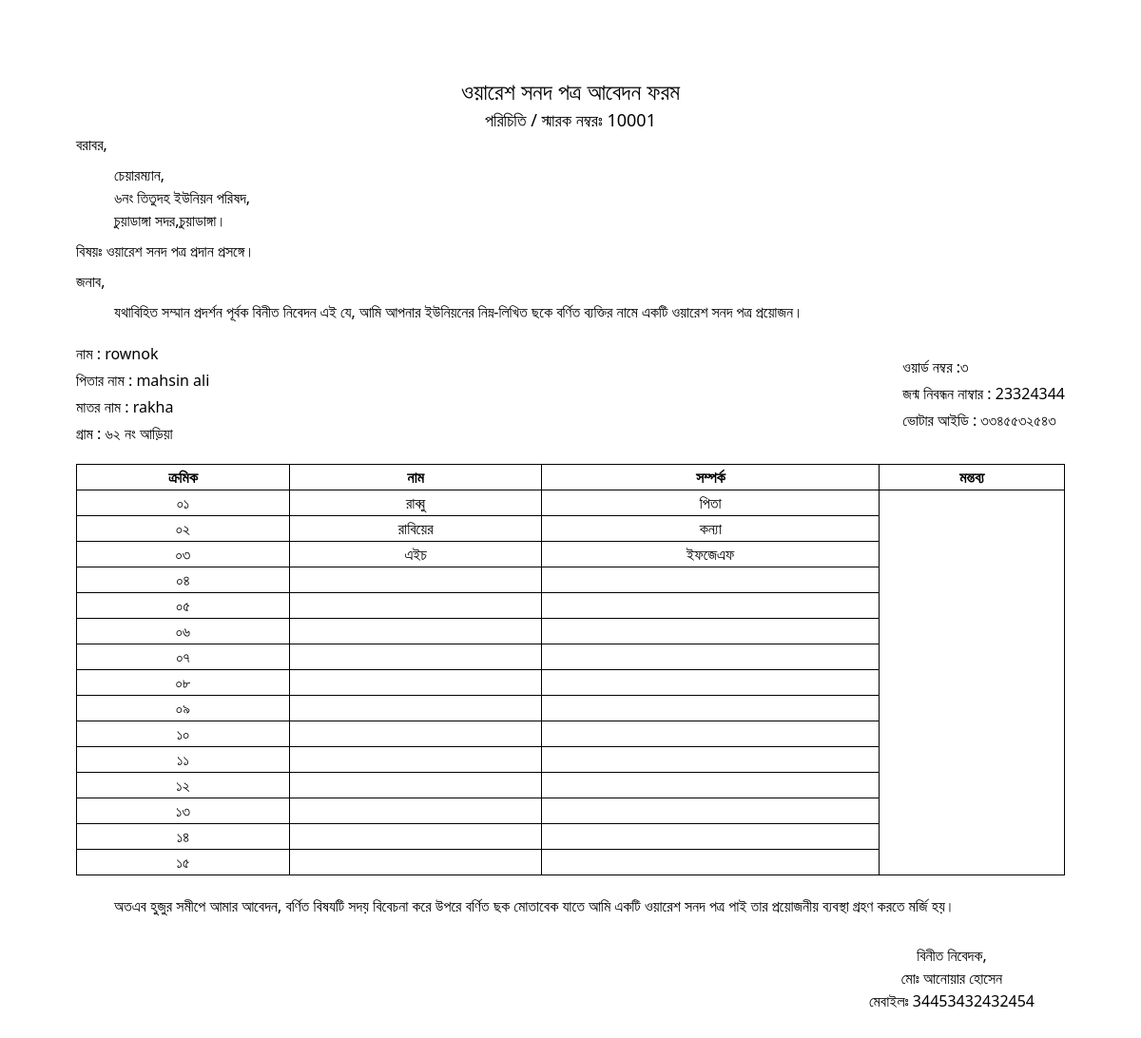
Screenshot of /waresabedonreport.php?id=2 (signed in) with the database file from the repository.
### tables this page shows
CREATE TABLE `wares` (
  `id` int(11) NOT NULL,
  `sarok` varchar(255) NOT NULL,
  `name` varchar(255) NOT NULL,
  `fathername` varchar(255) NOT NULL,
  `mothername` varchar(255) NOT NULL,
  `gram` varchar(255) NOT NULL,
  `word` varchar(255) NOT NULL,
  `deathno` varchar(255) NOT NULL,
  `voterid` varchar(255) NOT NULL,
  `mobileno` varchar(255) NOT NULL,
  `aname` varchar(255) NOT NULL,
  `w1` varchar(255) DEFAULT NULL,
  `w2` varchar(255) DEFAULT NULL,
  `w3` varchar(255) DEFAULT NULL,
  `w4` varchar(255) DEFAULT NULL,
  `w5` varchar(255) DEFAULT NULL,
  `w6` varchar(255) DEFAULT NULL,
  `w7` varchar(255) DEFAULT NULL,
  `w8` varchar(255) DEFAULT NULL,
  `w9` varchar(255) DEFAULT NULL,
  `w10` varchar(255) DEFAULT NULL,
  `w11` varchar(255) DEFAULT NULL,
  `w12` varchar(255) DEFAULT NULL,
  `w13` varchar(255) DEFAULT NULL,
  `w14` varchar(255) DEFAULT NULL,
  `w15` varchar(255) DEFAULT NULL,
  `r1` varchar(255) DEFAULT NULL,
  `r2` varchar(255) DEFAULT NULL,
  `r3` varchar(255) DEFAULT NULL,
  `r4` varchar(255) DEFAULT NULL,
  `r5` varchar(255) DEFAULT NULL,
  `r6` varchar(255) DEFAULT NULL,
  `r7` varchar(255) DEFAULT NULL,
  `r8` varchar(255) DEFAULT NULL,
  `r9` varchar(255) DEFAULT NULL,
  `r10` varchar(255) DEFAULT NULL,
  `r11` varchar(255) DEFAULT NULL,
  `r12` varchar(255) DEFAULT NULL,
  `r13` varchar(255) DEFAULT NULL,
  `r14` varchar(255) DEFAULT NULL,
  `r15` varchar(255) DEFAULT NULL
);

### waresabedonreport.php (the view, shortened to what this page needs)
<?php
  include '_dbconnect.php';
  if (isset($_REQUEST['id'])) {
    $rid=$_REQUEST['id'];
    $query="SELECT * FROM `wares` WHERE id=$rid";
    $poriciti=mysqli_query($con,$query);
    $result=mysqli_fetch_array($poriciti);
}
?>
<!DOCTYPE html>
<html lang="en" dir="ltr">
<head>
    <script src="https://cdn.tailwindcss.com"></script>
</head>
<body class='bg-white mb-10'>
<div class='px-20 py-20 relative'>
<?php
                   $rid= $result['sarok'];
                   $name= $result['name'];
                   $fathername= $result['fathername'];
                   $mothername= $result['mothername'];
                   $gram= $result['gram'];
                   $word= $result['word'];
                   $birthno= $result['deathno'];
                   $voterid= $result['voterid'];
                   $mobileno= $result['mobileno'];
                   $w1= $result['w1'];
                   $w2= $result['w2'];
                   $w3= $result['w3'];
                   $w4= $result['w4'];
                   $w5= $result['w5'];
                   $w6= $result['w6'];
                   $w7= $result['w7'];
                   $w8= $result['w8'];
                   $w9= $result['w9'];
                   $w10= $result['w10'];
                   $w11= $result['w11'];
                   $w12= $result['w12'];
                   $w13= $result['w13'];
                   $w14= $result['w14'];
                   $w15= $result['w15'];
                   $r1= $result['r1'];
                   $r2= $result['r2'];
                   $r3= $result['r3'];
                   $r4= $result['r4'];
                   $r5= $result['r5'];
                   $r6= $result['r6'];
                   $r7= $result['r7'];
                   $r8= $result['r8'];
                   $r9= $result['r9'];
                   $r10= $result['r10'];
                   $r11= $result['r11'];
                   $r12= $result['r12'];
                   $r13= $result['r13'];
                   $r14= $result['r14'];
                   $r15= $result['r15'];
                    ?>
<p class='text-center font-medium text-2xl'>ওয়ারেশ সনদ পত্র আবেদন ফরম</p>
<p class='text-center font-medium text-lg'>পরিচিতি / স্মারক নম্বরঃ <span><?= $rid ?></span></p>
<p>বরাবর,</p>
<p class="ml-10 my-2">চেয়ারম্যান, <br>
৬নং তিতুদহ ইউনিয়ন পরিষদ, <br>
চুয়াডাঙ্গা সদর,চুয়াডাঙ্গা।
</p>
<p>বিষয়ঃ ওয়ারেশ সনদ পত্র প্রদান প্রসঙ্গে।</p>
<p class='my-2'>জনাব,</p>
<p class="ml-10 my-2">যথাবিহিত সম্মান প্রদর্শন পূর্বক বিনীত নিবেদন এই যে, আমি আপনার ইউনিয়নের  নিম্ন-লিখিত ছকে বর্ণিত ব্যক্তির নামে একটি ওয়ারেশ  সনদ পত্র প্রয়োজন।</p>
<div class='flex justify-between items-center my-5'>
        <div class="space-y-1">
        <p class=''> নাম : <span><?= $name ?></span> </p>
            <p class=''>পিতার নাম : <span><?= $fathername ?></span> </p>
            <p class=''>মাতর নাম : <span><?= $mothername ?></span> </p>
            <p class=''>গ্রাম : <span><?= $gram ?></span> </p>
        </div>
        <div class="space-y-1">
        <p class=''>ওয়ার্ড নম্বর :<span><?= $word ?></span>  </p>
            <p class=''>জন্ম নিবন্ধন নাম্বার : <span><?= $birthno ?></span>  </p>
            <p class=''>ভোটার আইডি : <span><?= $voterid ?></span> </p>
        </div>
</div>
<table class='w-full table border border-black rounded-lg'>
        <thead>
            <tr>
                <th class='border border-black'>ক্রমিক</th>
                <th class='border border-black'>নাম</th>
                <th class='border border-black'>সম্পর্ক</th>
                <th class='border border-black'>মন্তব্য</th>
            </tr>
        </thead>
        <tbody>
            <tr>
                <td class='border border-black text-center'>০১</td>
                <td class='border border-black text-center'><?= $w1 ?></td>
                <td class='border border-black text-center'><?= $r1 ?></td>
            </tr>
            <tr>
                <td class='border border-black text-center'>০২</td>
                <td class='border border-black text-center'><?= $w2 ?></td>
                <td class='border border-black text-center'><?= $r2 ?></td>
            </tr>
            <tr>
                <td class='border border-black text-center'>০৩</td>
                <td class='border border-black text-center'><?= $w3 ?></td>
                <td class='border border-black text-center'><?= $r3 ?></td>
            </tr>
            <tr>
                <td class='border border-black text-center'>০৪</td>
                <td class='border border-black text-center'><?= $w4 ?></td>
                <td class='border border-black text-center'><?= $r4 ?></td>
            </tr>
            <tr>
                <td class='border border-black text-center'>০৫</td>
                <td class='border border-black text-center'><?= $w5 ?></td>
                <td class='border border-black text-center'><?= $r5 ?></td>
            </tr>
            <tr>
                <td class='border border-black text-center'>০৬</td>
                <td class='border border-black text-center'><?= $w6 ?></td>
                <td class='border border-black text-center'><?= $r6 ?></td>
            </tr>
            <tr>
                <td class='border border-black text-center'>০৭</td>
                <td class='border border-black text-center'><?= $w7 ?></td>
                <td class='border border-black text-center'><?= $r7 ?></td>
            </tr>
            <tr>
                <td class='border border-black text-center'>০৮</td>
                <td class='border border-black text-center'><?= $w8 ?></td>
                <td class='border border-black text-center'><?= $r8 ?></td>
            </tr>
            <tr>
                <td class='border border-black text-center'>০৯</td>
                <td class='border border-black text-center'><?= $w9 ?></td>
                <td class='border border-black text-center'><?= $r9 ?></td>
            </tr>
            <tr>
                <td class='border border-black text-center'>১০</td>
                <td class='border border-black text-center'><?= $w10 ?></td>
                <td class='border border-black text-center'><?= $r10 ?></td>
            </tr>
            <tr>
                <td class='border border-black text-center'>১১</td>
                <td class='border border-black text-center'><?= $w11 ?></td>
                <td class='border border-black text-center'><?= $r11 ?></td>
            </tr>
            <tr>
                <td class='border border-black text-center'>১২</td>
                <td class='border border-black text-center'><?= $w12 ?></td>
                <td class='border border-black text-center'><?= $r12 ?></td>
            </tr>
            <tr>
                <td class='border border-black text-center'>১৩</td>
                <td class='border border-black text-center'><?= $w13 ?></td>
                <td class='border border-black text-center'><?= $r13 ?></td>
            </tr>
            <tr>
                <td class='border border-black text-center'>১৪</td>
                <td class='border border-black text-center'><?= $w14 ?></td>
                <td class='border border-black text-center'><?= $r14 ?></td>
            </tr>
            <tr>
                <td class='border border-black text-center'>১৫</td>
                <td class='border border-black text-center'><?= $w15 ?></td>
                <td class='border border-black text-center'><?= $r15 ?></td>
            </tr>
        </tbody>
</table>
<p class="ml-10 my-5">অতএব হুজুর সমীপে আমার আবেদন, বর্ণিত বিষযটি সদয় বিবেচনা করে উপরে বর্ণিত ছক মোতাবেক যাতে আমি একটি ওয়ারেশ সনদ পত্র পাই তার প্রয়োজনীয় ব্যবস্থা গ্রহণ করতে মর্জি হয়।</p>
<div class=' absolute right-28 bottom-0 flex flex-col justify-end items-center'>
<p>বিনীত নিবেদক,</p>
<p>মোঃ আনোয়ার হোসেন</p>
<p>মেবাইলঃ <span><?= $mobileno ?></span></p>
</div>
</div>
</body>
</html>

### rows the page displays
wares: sarok "10001", name "rownok", fathername "mahsin ali", mothername "rakha", gram "৬২ নং আড়িয়া", word "৩", deathno "23324344", voterid "৩৩৪৫৫৩২৫৪৩", w1 "রাব্বু", r1 "পিতা", w2 "রাবিয়ের", r2 "কন্যা", w3 "এইচ", r3 "ইফজেএফ", mobileno "34453432432454"
